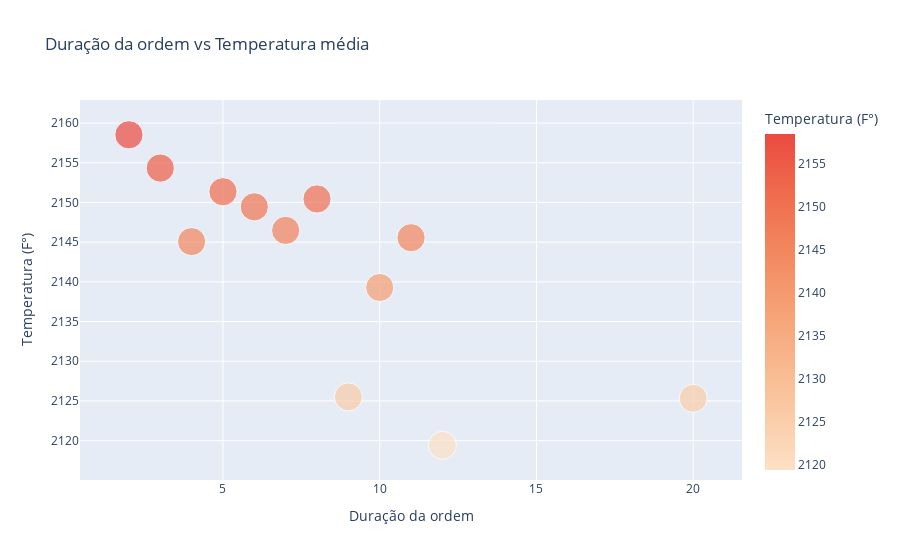
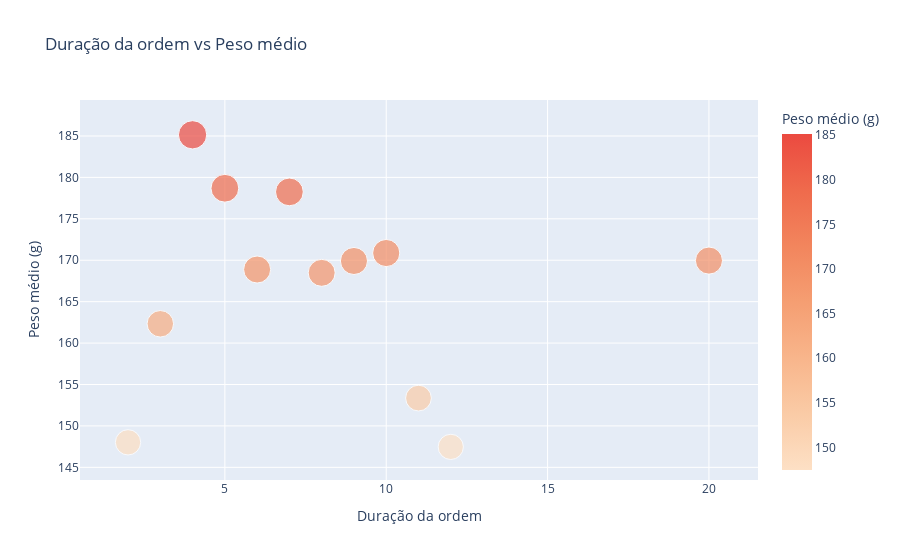
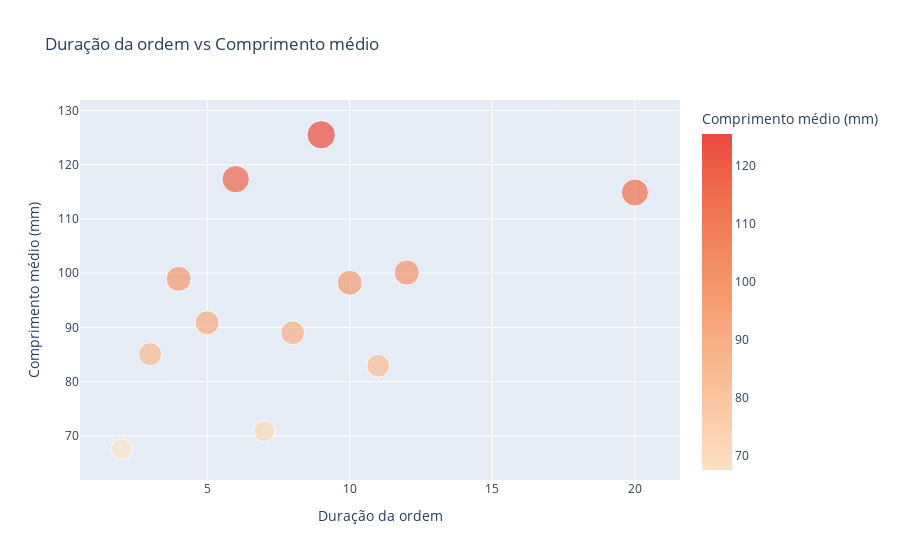
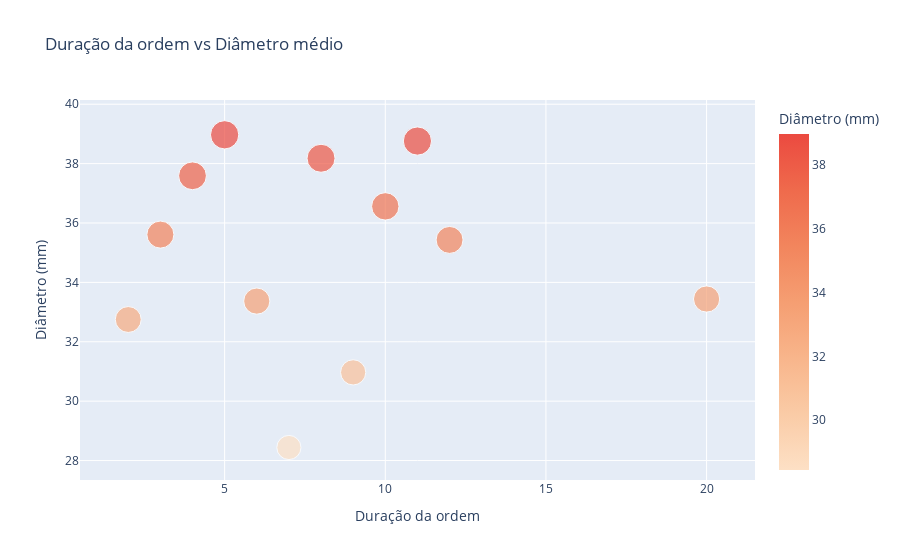

The code cell stored with these charts, in order, in its notebook:
### Markdown cell above
### Visualização

### Code cell
fig1 = px.scatter(df_medias_por_duracao, 
                  x='Duração da ordem', 
                  y='Temperatura (F°)', 
                  title='Duração da ordem vs Temperatura média', 
                  color='Temperatura (F°)',  # Cor de acordo com a Temperatura
                  size='Temperatura (F°)',    # Tamanho de acordo com o Peso médio
                  color_continuous_scale='peach')  # Escala de cores personalizada
fig1.show()

fig2 = px.scatter(df_medias_por_duracao, 
                  x='Duração da ordem', 
                  y='Peso médio (g)', 
                  title='Duração da ordem vs Peso médio', 
                  color='Peso médio (g)',  # Cor de acordo com a Temperatura
                  size='Peso médio (g)',    # Tamanho de acordo com o Peso médio
                  color_continuous_scale='peach')  # Escala de cores personalizada
fig2.show()

fig3 = px.scatter(df_medias_por_duracao, 
                  x='Duração da ordem', 
                  y='Comprimento médio (mm)', 
                  title='Duração da ordem vs Comprimento médio', 
                  color='Comprimento médio (mm)',  # Cor de acordo com a Temperatura
                  size='Comprimento médio (mm)',    # Tamanho de acordo com o Peso médio
                  color_continuous_scale='peach')  # Escala de cores personalizada
fig3.show()

fig4 = px.scatter(df_medias_por_duracao, 
                  x='Duração da ordem', 
                  y='Diâmetro (mm)', 
                  title='Duração da ordem vs Diâmetro médio', 
                  color='Diâmetro (mm)',  # Cor de acordo com a Temperatura
                  size='Diâmetro (mm)',    # Tamanho de acordo com o Peso médio
                  color_continuous_scale='peach') 

fig4.show()

fig5 = px.scatter(df_medias_por_duracao, 
                  x='Duração da ordem', 
                  y='Área da gota (mm)', 
                  title='Duração da ordem vs Área da gota média', 
                  color='Área da gota (mm)',  # Cor de acordo com a Temperatura
                  size='Área da gota (mm)',    # Tamanho de acordo com o Peso médio
                  color_continuous_scale='peach')

fig5.show()

fig6 = px.scatter(df_medias_por_duracao, 
                  x='Duração da ordem', 
                  y='Total de Frascos', 
                  title='Duração da ordem vs Total de Frascos produzidos', 
                  color='Total de Frascos',  # Cor de acordo com a Temperatura
                  size='Total de Frascos',    # Tamanho de acordo com o Peso médio
                  color_continuous_scale='peach')

fig6.show()

### Figure 1 — Plotly figure (JSON) as saved in the notebook; plotly's stock layout.template omitted (floating-point values rounded to 4 significant figures)
{"data": [{"hovertemplate": "Duração da ordem=%{x}<br>Temperatura (F°)=%{marker.color}<extra></extra>", "legendgroup": "", "marker": {"color": [2159.0, 2154.0, 2145.0, 2151.0, 2149.0, 2146.0, 2150.0, 2126.0, 2139.0, 2146.0, 2119.0, 2125.0], "coloraxis": "coloraxis", "size": [2159.0, 2154.0, 2145.0, 2151.0, 2149.0, 2146.0, 2150.0, 2126.0, 2139.0, 2146.0, 2119.0, 2125.0], "sizemode": "area", "sizeref": 5.396, "symbol": "circle"}, "mode": "markers", "name": "", "orientation": "v", "showlegend": false, "type": "scatter", "x": [2, 3, 4, 5, 6, 7, 8, 9, 10, 11, 12, 20], "xaxis": "x", "y": [2159.0, 2154.0, 2145.0, 2151.0, 2149.0, 2146.0, 2150.0, 2126.0, 2139.0, 2146.0, 2119.0, 2125.0], "yaxis": "y"}], "layout": {"coloraxis": {"colorbar": {"title": {"text": "Temperatura (F°)"}}, "colorscale": [[0, "rgb(253, 224, 197)"], [0.1667, "rgb(250, 203, 166)"], [0.3333, "rgb(248, 181, 139)"], [0.5, "rgb(245, 158, 114)"], [0.6667, "rgb(242, 133, 93)"], [0.8333, "rgb(239, 106, 76)"], [1, "rgb(235, 74, 64)"]]}, "legend": {"itemsizing": "constant", "tracegroupgap": 0}, "title": {"text": "Duração da ordem vs Temperatura média"}, "xaxis": {"anchor": "y", "domain": [0, 1], "title": {"text": "Duração da ordem"}}, "yaxis": {"anchor": "x", "domain": [0, 1], "title": {"text": "Temperatura (F°)"}}}}

### Figure 2 — Plotly figure (JSON) as saved in the notebook; plotly's stock layout.template omitted (floating-point values rounded to 4 significant figures)
{"data": [{"hovertemplate": "Duração da ordem=%{x}<br>Peso médio (g)=%{marker.color}<extra></extra>", "legendgroup": "", "marker": {"color": [148.0, 162.3, 185.1, 178.7, 168.9, 178.2, 168.5, 169.9, 170.9, 153.4, 147.5, 170.0], "coloraxis": "coloraxis", "size": [148.0, 162.3, 185.1, 178.7, 168.9, 178.2, 168.5, 169.9, 170.9, 153.4, 147.5, 170.0], "sizemode": "area", "sizeref": 0.4628, "symbol": "circle"}, "mode": "markers", "name": "", "orientation": "v", "showlegend": false, "type": "scatter", "x": [2, 3, 4, 5, 6, 7, 8, 9, 10, 11, 12, 20], "xaxis": "x", "y": [148.0, 162.3, 185.1, 178.7, 168.9, 178.2, 168.5, 169.9, 170.9, 153.4, 147.5, 170.0], "yaxis": "y"}], "layout": {"coloraxis": {"colorbar": {"title": {"text": "Peso médio (g)"}}, "colorscale": [[0, "rgb(253, 224, 197)"], [0.1667, "rgb(250, 203, 166)"], [0.3333, "rgb(248, 181, 139)"], [0.5, "rgb(245, 158, 114)"], [0.6667, "rgb(242, 133, 93)"], [0.8333, "rgb(239, 106, 76)"], [1, "rgb(235, 74, 64)"]]}, "legend": {"itemsizing": "constant", "tracegroupgap": 0}, "title": {"text": "Duração da ordem vs Peso médio"}, "xaxis": {"anchor": "y", "domain": [0, 1], "title": {"text": "Duração da ordem"}}, "yaxis": {"anchor": "x", "domain": [0, 1], "title": {"text": "Peso médio (g)"}}}}

### Figure 3 — Plotly figure (JSON) as saved in the notebook; plotly's stock layout.template omitted (floating-point values rounded to 4 significant figures)
{"data": [{"hovertemplate": "Duração da ordem=%{x}<br>Comprimento médio (mm)=%{marker.color}<extra></extra>", "legendgroup": "", "marker": {"color": [67.5, 85.05, 98.96, 90.84, 117.3, 70.87, 89, 125.5, 98.23, 82.93, 100.1, 114.9], "coloraxis": "coloraxis", "size": [67.5, 85.05, 98.96, 90.84, 117.3, 70.87, 89, 125.5, 98.23, 82.93, 100.1, 114.9], "sizemode": "area", "sizeref": 0.3138, "symbol": "circle"}, "mode": "markers", "name": "", "orientation": "v", "showlegend": false, "type": "scatter", "x": [2, 3, 4, 5, 6, 7, 8, 9, 10, 11, 12, 20], "xaxis": "x", "y": [67.5, 85.05, 98.96, 90.84, 117.3, 70.87, 89, 125.5, 98.23, 82.93, 100.1, 114.9], "yaxis": "y"}], "layout": {"coloraxis": {"colorbar": {"title": {"text": "Comprimento médio (mm)"}}, "colorscale": [[0, "rgb(253, 224, 197)"], [0.1667, "rgb(250, 203, 166)"], [0.3333, "rgb(248, 181, 139)"], [0.5, "rgb(245, 158, 114)"], [0.6667, "rgb(242, 133, 93)"], [0.8333, "rgb(239, 106, 76)"], [1, "rgb(235, 74, 64)"]]}, "legend": {"itemsizing": "constant", "tracegroupgap": 0}, "title": {"text": "Duração da ordem vs Comprimento médio"}, "xaxis": {"anchor": "y", "domain": [0, 1], "title": {"text": "Duração da ordem"}}, "yaxis": {"anchor": "x", "domain": [0, 1], "title": {"text": "Comprimento médio (mm)"}}}}

### Figure 4 — Plotly figure (JSON) as saved in the notebook; plotly's stock layout.template omitted (floating-point values rounded to 4 significant figures)
{"data": [{"hovertemplate": "Duração da ordem=%{x}<br>Diâmetro (mm)=%{marker.color}<extra></extra>", "legendgroup": "", "marker": {"color": [32.75, 35.61, 37.59, 38.97, 33.37, 28.44, 38.18, 30.97, 36.56, 38.76, 35.43, 33.44], "coloraxis": "coloraxis", "size": [32.75, 35.61, 37.59, 38.97, 33.37, 28.44, 38.18, 30.97, 36.56, 38.76, 35.43, 33.44], "sizemode": "area", "sizeref": 0.09742, "symbol": "circle"}, "mode": "markers", "name": "", "orientation": "v", "showlegend": false, "type": "scatter", "x": [2, 3, 4, 5, 6, 7, 8, 9, 10, 11, 12, 20], "xaxis": "x", "y": [32.75, 35.61, 37.59, 38.97, 33.37, 28.44, 38.18, 30.97, 36.56, 38.76, 35.43, 33.44], "yaxis": "y"}], "layout": {"coloraxis": {"colorbar": {"title": {"text": "Diâmetro (mm)"}}, "colorscale": [[0, "rgb(253, 224, 197)"], [0.1667, "rgb(250, 203, 166)"], [0.3333, "rgb(248, 181, 139)"], [0.5, "rgb(245, 158, 114)"], [0.6667, "rgb(242, 133, 93)"], [0.8333, "rgb(239, 106, 76)"], [1, "rgb(235, 74, 64)"]]}, "legend": {"itemsizing": "constant", "tracegroupgap": 0}, "title": {"text": "Duração da ordem vs Diâmetro médio"}, "xaxis": {"anchor": "y", "domain": [0, 1], "title": {"text": "Duração da ordem"}}, "yaxis": {"anchor": "x", "domain": [0, 1], "title": {"text": "Diâmetro (mm)"}}}}
